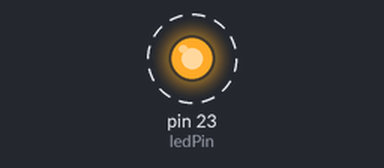
A sketch run on a simulated Arduino Mega 2560, built with avr-gcc and run on an emulated ATmega2560. On the bench: output pins drawn as LEDs (lit = HIGH). Dashed ring = blinking.

Above: at 0.2 s.
Timing chart, 0 to 3.0 s (numbered marks = the images above):
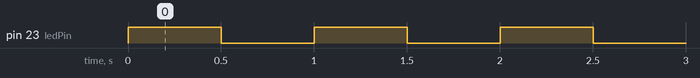

The sketch:

led_blink.ino
```cpp
#include <Arduino.h>

constexpr uint8_t ledPin = 23;

void setup() {
  pinMode(ledPin, OUTPUT);
  digitalWrite(ledPin, LOW);
}

void loop() {
  digitalWrite(ledPin, HIGH);
  delay(500);
  digitalWrite(ledPin, LOW);
  delay(500);
}
```

Measured:
- by itself, pin 23 (ledPin): alternates HIGH for 0.50 s and LOW for 0.50 s
